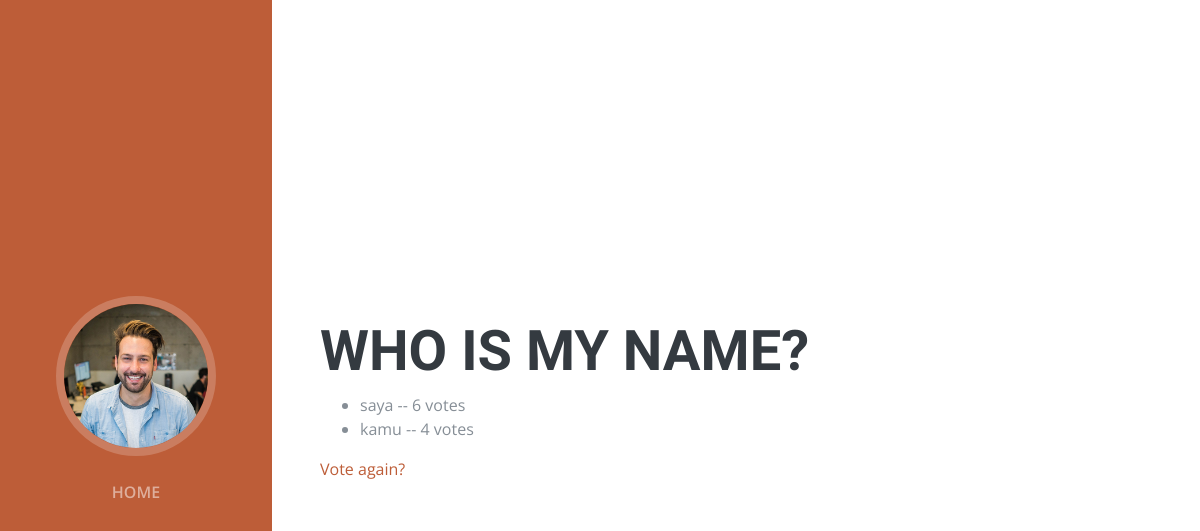
Before: /1/results/ with the older database file.
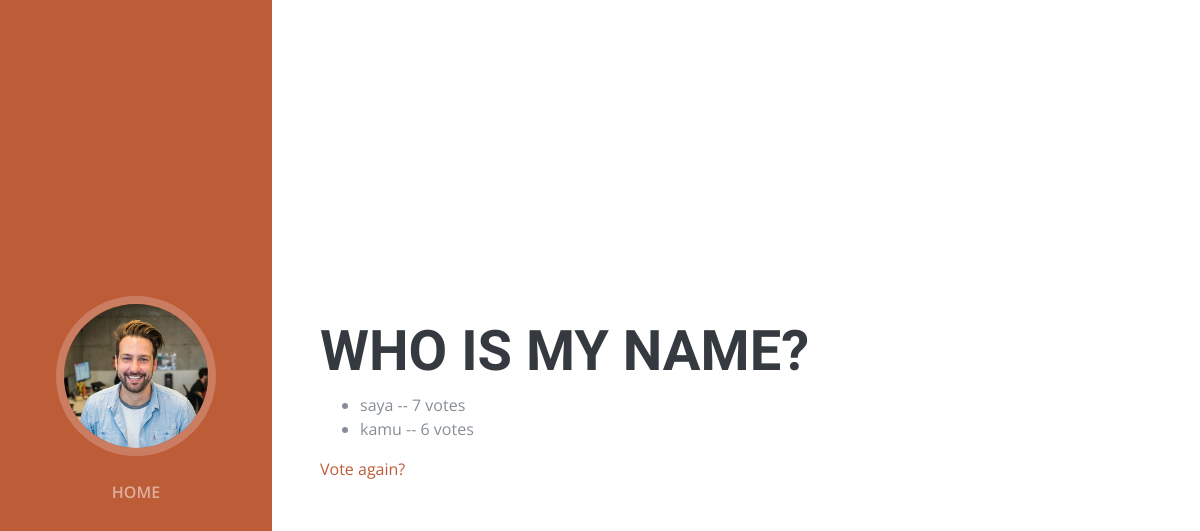
After: the same page with the newer database file.
### polls/models.py (models this page shows, shortened)
class Choice(models.Model):
    question = models.ForeignKey(Question, on_delete=models.CASCADE)
    choice_text = models.CharField(max_length=200)
    votes = models.IntegerField(default=0)

### polls/views.py (the view)
# urls.py: path('<int:question_id>/results/', views.results, name='results'),
def results(request, question_id):
    question = get_object_or_404(Question, pk=question_id)
    return render(request, 'results.html', {'question': question})

### polls/templates/results.html
{% extends "include/base2.html" %}
{% load staticfiles %}
{% block content %}
    <h2>{{ question.question_text }}</h2>
<ul>
{% for choice in question.choice_set.all %}
    <li>{{ choice.choice_text }} -- {{ choice.votes }} vote{{ choice.votes|pluralize }}</li>
{% endfor %}
</ul>
<a href="{% url 'polls:detail' question.id %}">Vote again?</a>
{% endblock content %}

Changed rows visible on the page:
changed Choice "saya": votes "6" → "7"
changed Choice "kamu": votes "4" → "6"
